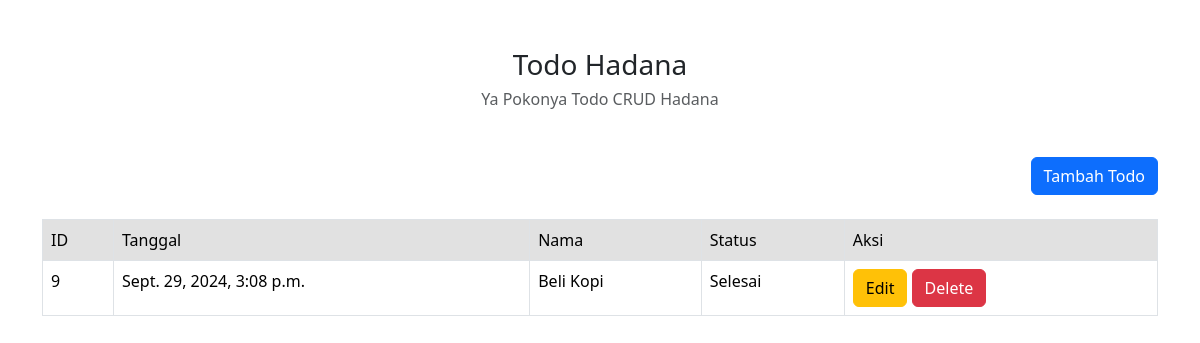
The app's page /, older data.
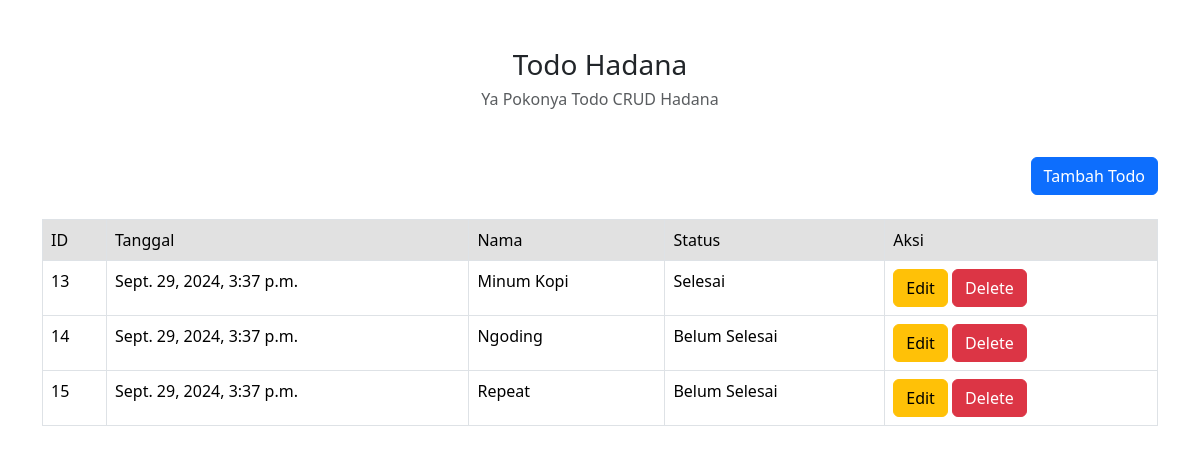
The same page, newer data.
### hadana/models.py (models this page shows)
class Todo(models.Model):
    title = models.CharField(max_length=100)
    date = models.DateTimeField(auto_now_add=True, blank=True)
    done = models.BooleanField(default=False)
    def __str__(self):
        return self.title

### hadana/views.py (the view)
# urls.py: path('', todo_list, name='todo_list'),
def todo_list(request):
    todo = Todo.objects.all()
    print(todo)
    return render(request, 'todo.html', {'todo': todo})

### hadana/templates/todo.html (shortened to what this page needs)
<!doctype html>
<html lang="en">
  <head>
    <link href="https://cdn.jsdelivr.net/npm/bootstrap@5.3.3/dist/css/bootstrap.min.css" rel="stylesheet">
</head>
  <body>
    <div class="container">
        <div class="w-100 my-5 text-center">
            <h3>Todo Hadana</h3>
            <h6 class="text-muted">Ya Pokonya Todo CRUD Hadana</h6>
        </div>
        <div class="w-100 mt-2 text-end">
            <a href="{% url 'todo_create' %}" class="btn btn-primary">Tambah Todo</a>
        </div>
            <table class="table table-responsive table-stripped table-bordered">
                <thead>
                    <tr>
                        <th scope="col">ID</th>
                        <th scope="col">Tanggal</th>
                        <th scope="col">Nama</th>
                        <th scope="col">Status</th>
                        <th scope="col">Aksi</th>
                    </tr>
                </thead>
                <tbody>
                    {% for item in todo %}
                    <tr>
                        <td scope="col">{{ item.pk }}</td>
                        <td scope="col">{{ item.date }}</td>
                        <td scope="col">{{ item.title }}</td>
                        <td scope="col">{{ item.done|yesno:"Selesai,Belum Selesai" }}</td>
                        <td scope="col">
                            <a href="{% url 'todo_update' item.pk %}" class="btn btn-warning">Edit</a>
                            <a href="{% url 'todo_delete' item.pk %}" class="btn btn-danger">Delete</a>
                        </td>
                    </tr>
                    {% endfor %}
                </tbody>
            </table>
        </div>
  </body>
</html>

### hadana/templates/todo.html (style rules this page uses)
th { background-color: #e1e1e1!important; font-weight: normal!important; }

Row changes from the older to the newer data that the page shows:
removed Todo: pk "9", date "Sept. 29, 2024, 3:08 p.m.", title "Beli Kopi", done "Selesai"
added Todo: pk "13", date "Sept. 29, 2024, 3:37 p.m.", title "Minum Kopi", done "Selesai"
added Todo: pk "14", date "Sept. 29, 2024, 3:37 p.m.", title "Ngoding", done "Belum Selesai"
added Todo: pk "15", date "Sept. 29, 2024, 3:37 p.m.", title "Repeat", done "Belum Selesai"
